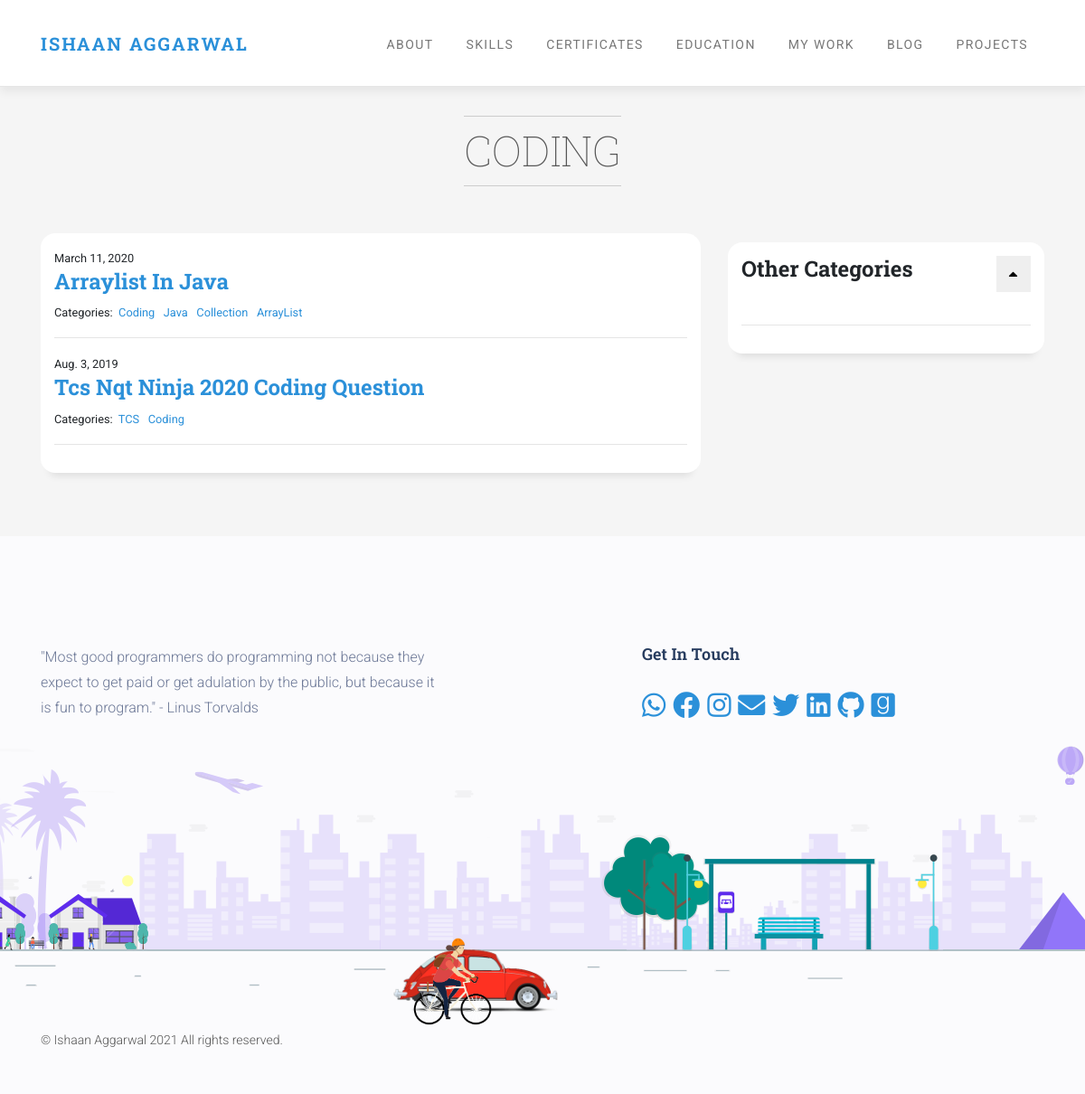
The app's page /blog/Coding/ with its own data.
### blog/models.py (models this page shows, shortened)
class Category(models.Model):
    name = models.CharField(max_length=20)

class Post(models.Model):
    title = models.CharField(max_length=255)
    body = models.TextField()
    created_on = models.DateTimeField(auto_now_add=True)
    last_modified = models.DateTimeField(auto_now=True)
    categories = models.ManyToManyField('Category', related_name='posts', )

### blog/views.py (the view)
# urls.py: path("<category>/", views.blog_category, name="blog_category"),
def blog_category(request, category):
    posts = Post.objects.filter(
        categories__name__contains=category
    ).order_by('-created_on')
    categories = Category.objects.all()
    temp = []
    class Temp_Category:
        def __init__(self, name, count):
            self.name = name
            self.count = count
    for c in categories:
        post = Post.objects.filter(categories__name__contains=c.name)
        if not c.name == category:
            temp.append(Temp_Category(c.name, len(post)))
    context = {
        "category": category,
        "posts": posts,
        "categories": temp
    }
    return render(request, "blog/blog_category.html", context)

### blog/templates/blog/blog_category.html (shortened to what this page needs)
{% extends "portfolio/base.html" %}
{% block body %}
<section id="testimonials" class="testimonials-section bg-gray">
    <div class="container">
        <br><br>
        <div class="text-center mb-2">
            <h2 class="title">{{ category | title }}</h2>
        </div>
        <div class="row">
            <div class="col-md-8" style="margin-bottom : 10px;">
                <div id="blogs">
                    {% for post in posts %}
                    <div class="row">
                        <div class="col-md-12">
                            <small>
                                {{ post.created_on.date }}
                            </small>
                            <h4><a href="{% url 'blog_detail' post.pk%}">{{ post.title|title }}</a></h4>
                            <small>
                                Categories:&nbsp;
                                {% for category in post.categories.all %}
                                <a href="{% url 'blog_category' category.name %}">
                                    {{ category.name }}
                                </a>&nbsp;
                                {% endfor %}
                            </small>
                        </div>
                    </div>
                    <hr>
                    {% endfor %}
                </div>
            </div>
            <div class="col-md-4" style="margin-top: 10px;">
                <div id="categories">
                    <h4>
                        Other Categories
                        <button class="btn" type="button" data-toggle="collapse" data-target="#collapse-list"
                            aria-expanded="false" aria-controls="collapse-list" style="float: right;"
                            onclick="changeicon()">
                            <i class="fas fa-caret-up" id='change' ></i>
                        </button>
                    </h4>
                    <br>
                    <hr>
                </div>
            </div>
        </div>
    </div>
</section>
{% endblock %}

### project/CSS/base.css (style rules this page uses)
body { background: #fbfbfd; }
h1, h2, h3, h4, h5, h6 { color: #4b505e; }

### project/CSS/style.default.css (style rules this page uses)
body { color: #555; }
section { padding: 60px 0; position: relative; }
.title { display: inline-block; font-size: 2.9rem; font-weight: 100; padding: 10px 0; margin-bottom: 44px; text-align: center; border-bottom: solid 1px #ccc; border-top: solid 1px #ccc; text-transform: uppercase; letter-spacing: 0.1em; line-height: 1.2; color: #555; margin-top: 20px; letter-spacing: 0; }
.bg-gray { background: #f5f5f5; }
.btn { font-weight: 400; border: 1px solid transparent; text-transform: uppercase; letter-spacing: 0.1em; padding: 0.45rem 0.75rem; font-size: 1rem; line-height: 1.5; border-radius: 0rem; -webkit-transition: color 0.15s ease-in-out, background-color 0.15s ease-in-out, border-color 0.15s ease-in-out, -webkit-box-shadow 0.15s ease-in-out; transition: color 0.15s ease-in-out, background-color 0.15s ease-in-out, border-color 0.15s ease-in-out, -webkit-box-shadow 0.15s ease-in-out; transition: color 0.15s ease-in-out, background-color 0.15s ease-in-out, border-color 0.15s ease-in-out, box-shadow 0.15s ease-in-out; transition: color 0.15s ease-in-out, background-color 0.15s ease-in-out, border-color 0.15s ease-in-out, box-shadow 0.15s ease-in-out, -webkit-box-shadow 0.15s ease-in-out; }
body { font-family: "Roboto", sans-serif; font-size: 1rem; font-weight: 400; line-height: 1.5; color: #212529; background-color: #fff; }
a { color: #4fbfa8; text-decoration: none; }
h1, h2, h3, h4, h5, h6, .h1, .h2, .h3, .h4, .h5, .h6 { margin-bottom: 0.5rem; font-family: "Roboto Slab", serif; font-weight: 700; line-height: 1.2; color: inherit; }
h2, .h2 { font-size: 2.15rem; }
h4, .h4 { font-size: 1.5rem; }
hr { border-top: 1px solid rgba(0, 0, 0, 0.1); }
small, .small { font-size: 80%; font-weight: 400; }

### project/CSS/style.blue.css (style rules this page uses)
body { color: #555; }
section { padding: 60px 0; position: relative; }
.title { display: inline-block; font-size: 2.9rem; font-weight: 100; padding: 10px 0; margin-bottom: 44px; text-align: center; border-bottom: solid 1px #ccc; border-top: solid 1px #ccc; text-transform: uppercase; letter-spacing: 0.1em; line-height: 1.2; color: #555; margin-top: 20px; letter-spacing: 0; }
.bg-gray { background: #f5f5f5; }
.btn { font-weight: 400; border: 1px solid transparent; text-transform: uppercase; letter-spacing: 0.1em; padding: 0.45rem 0.75rem; font-size: 1rem; line-height: 1.5; border-radius: 0rem; -webkit-transition: color 0.15s ease-in-out, background-color 0.15s ease-in-out, border-color 0.15s ease-in-out, -webkit-box-shadow 0.15s ease-in-out; transition: color 0.15s ease-in-out, background-color 0.15s ease-in-out, border-color 0.15s ease-in-out, -webkit-box-shadow 0.15s ease-in-out; transition: color 0.15s ease-in-out, background-color 0.15s ease-in-out, border-color 0.15s ease-in-out, box-shadow 0.15s ease-in-out; transition: color 0.15s ease-in-out, background-color 0.15s ease-in-out, border-color 0.15s ease-in-out, box-shadow 0.15s ease-in-out, -webkit-box-shadow 0.15s ease-in-out; }
body { font-family: "Roboto", sans-serif; font-size: 1rem; font-weight: 400; line-height: 1.5; color: #212529; background-color: #fff; }
a { color: #2b90d9; text-decoration: none !important; }
h1, h2, h3, h4, h5, h6, .h1, .h2, .h3, .h4, .h5, .h6 { margin-bottom: 0.5rem; font-family: "Roboto Slab", serif; font-weight: 700; line-height: 1.2; color: inherit; }
h2, .h2 { font-size: 2.15rem; }
h4, .h4 { font-size: 1.5rem; }
hr { border-top: 1px solid rgba(0, 0, 0, 0.1); }
small, .small { font-size: 80%; font-weight: 400; }

### blog/templates/blog/blog_category.html (style rules this page uses)
#blogs, #categories { background-color: white; padding: 15px; border-radius: 1rem; box-shadow: 0 13px 8px -10px rgb(0 0 0 / 10%); }

### records on screen
Category: name "CODING", name "Coding"
Post: created_on "March 11, 2020", title "Arraylist In Java"
Category: name "Java"
Category: name "Collection"
Category: name "ArrayList"
Post: created_on "Aug. 3, 2019", title "Tcs Nqt Ninja 2020 Coding Question"
Category: name "TCS"
